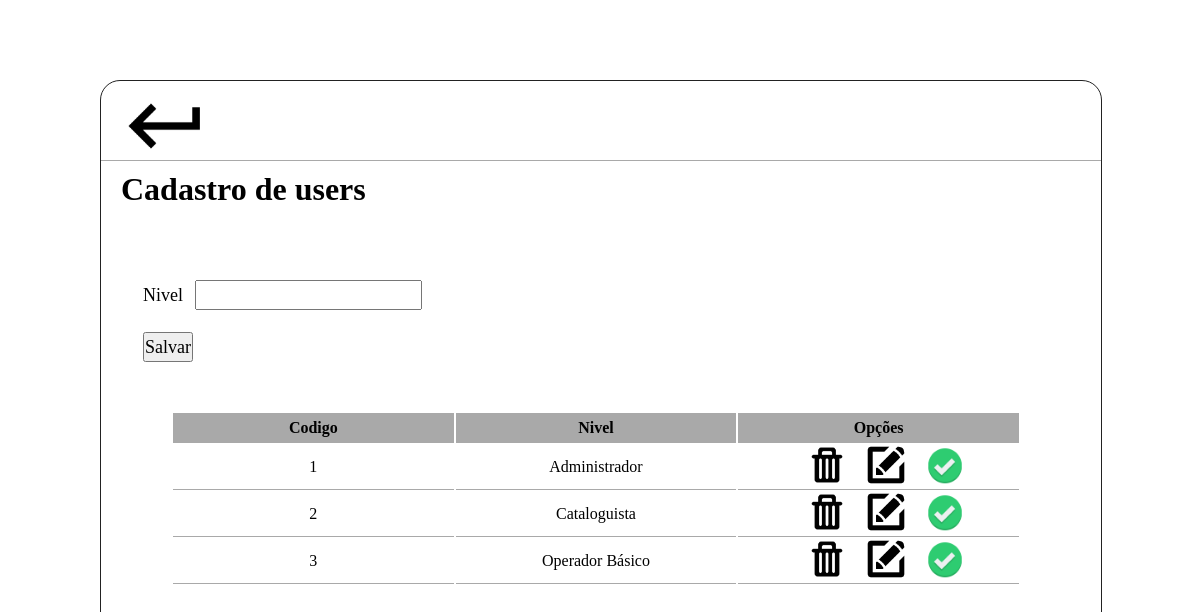
/diretorio_pastas/cms/cadastro_nivel.php (signed in), run on the app's committed database.
### tables this page shows
CREATE TABLE `tbl_nivel_usuario` (
  `id` int(11) NOT NULL AUTO_INCREMENT,
  `nivel` varchar(100) NOT NULL,
  `ativo` tinyint(1) NOT NULL DEFAULT '0',
  PRIMARY KEY (`id`)
);

### diretorio_pastas/cms/cadastro_nivel.php (the view, shortened to what this page needs)
<?php
    $botao = "Salvar";
    $nivel = null;
    $conexao = conexaoMysql();
?>
<html lang="pt-br">
	<head>
        <link rel="stylesheet" type="text/css" href="css/style.css">
    </head>
    <body>
        <div id='tamanho_centralizar' class='center'>
            <div id="cms" class="center">
                <div id='cadastros'>
                        <a href="index.php">
                            <img alt='voltar' title='voltar' src="imagens/icones/return.png">
                        </a>
                        <h1>Cadastro de users</h1>
                    <form id="frmCadastro" name="frmCadastro" method="post" action="cadastro_nivel.php" enctype="multipart/form-data">
                        <table>
                            <tr>
                                <td>
                                    <span>Nivel</span>
                                </td>
                                <td>
                                    <input type="text" name="txtnivel" value="<?php echo($nivel)?>">
                                </td>
                            </tr>
                            <tr>
                                <td><input type="submit" value="<?php echo ($botao); ?>" id="btnSalvar" name="btnSalvar"></td>
                            </tr>
                        </table>
                    </form>
                </div>
                    <div id='visu' class='center'>
                        <table>
                            <tr>
                                <th>Codigo</th>
                                <th>Nivel</th>
                                <th>Opções</th>
                            </tr>
                    <?php
                        $sql="select * from tbl_nivel_usuario";
                        $select = mysqli_query($conexao, $sql);
                        while($rs=mysqli_fetch_array($select))
                        {
                            if($rs['ativo']== 0){
                                $icone = "check1.png";
                            }else{
                                $icone = "check.png";
                            }
                    ?>
                    <tr>
                        <td>
                            <?php echo($rs["id"]);?>
                        </td>
                        <td>
                            <?php echo($rs["nivel"]);?>
                        </td>
                        <td>
                            <a href="cadastro_nivel.php?modo=excluir&codigo=<?php echo($rs['id'])?>"  onclick="return confirm('Deseja realmente excluir');"><img alt="excluir" src='imagens/icones/deletar.png'></a>
                            <a href="cadastro_nivel.php?modo=editar&codigo=<?php echo($rs['id'])?>"><img src="imagens/icones/edit.png" alt="editar"></a>
                            <a href="cadastro_nivel.php?status=<?php echo ($rs['ativo']); ?>&codigo=<?php echo($rs['id'])?>"><img src="../imagens/icones/<?php echo($icone) ?>"></a>
                        </td>
                    </tr>
                    <?php
                        }
                    ?>
            </table>
                    </div>
            </div>
        </div>
    </body>
</html>

### diretorio_pastas/cms/css/style.css (style rules this page uses)
* { margin: 0px; padding: 0px; font-family: verdana; }
body { width: 100%; height: 100%; }
#tamanho_centralizar { width: 1000px; }
.center { margin-left: auto; margin-right: auto; }
#cms { width: 1000px; height: 800px; border-radius: 20px 20px 20px 20px; border: 1px solid #222; margin-top: 80px; background-color: #fff; float: left; z-index: 1; }
#cadastros { width: 100%; height: 80px; padding-left: 20px; box-sizing: border-box; border-bottom: solid 1px darkgrey; }
#cadastros img { width: 90px; height: 90px; }
#cadastros tr { width: 100%; height: 50px; }
#cadastros table { margin-top: 60px; margin-left: 20px; }
#cadastros span, input, select { font-size: 18px; height: 30px }
#visu img { width: 40px; height: 40px; margin-left: 15px; }
#visu th { width: 25%; height: 30px; background-color: darkgrey; }
#visu table { margin-top: 250px; margin-left: 70px;; width: 850px; height: auto; }
#visu td { text-align: center; overflow: hidden; text-overflow: ellipsis; white-space:nowrap; border-bottom: solid 1px darkgrey; }

### data on the page
tbl_nivel_usuario: id "1", nivel "Administrador"
tbl_nivel_usuario: id "2", nivel "Cataloguista"
tbl_nivel_usuario: id "3", nivel "Operador Básico"
